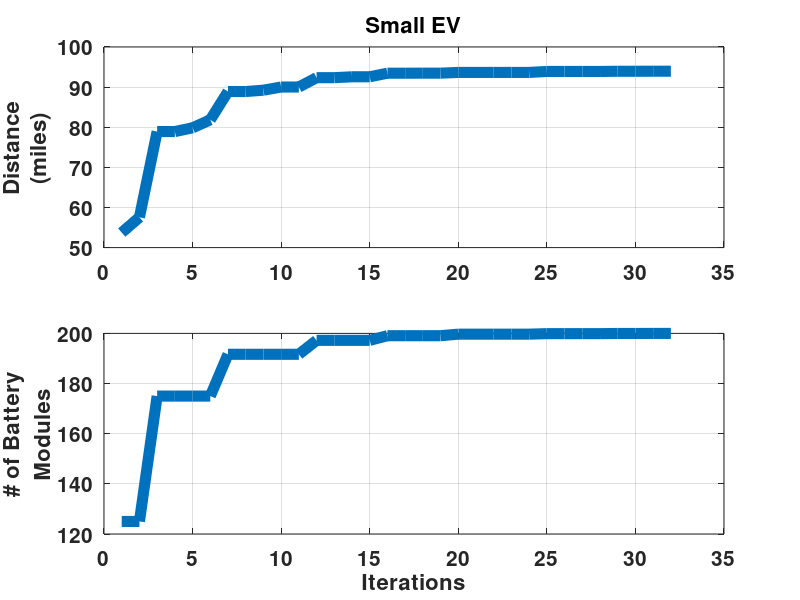

MATLAB code for this plot:
clear
%% small
load small_dist_MECH_555
Ds = 1.93*21; 

iter = small_electric_STEP_optimization.GLOBAL.f_min_hist.iter;
delta_soc = small_electric_STEP_optimization.GLOBAL.f_min_hist.c(:,1);
module_num = small_electric_STEP_optimization.GLOBAL.f_min_hist.x(:,3);
Dist = 1./(abs(delta_soc'))*Ds;

figure(1);
subplot(2,1,1)
plot(iter,Dist,'linewidth',8);
xlabel([]);
ylabel({'Distance', '(miles)'}),grid
set(gca,'FontSize',15,'fontWeight','bold')
set(findall(gcf,'type','text'),'FontSize',16,'fontWeight','bold')
title('Small EV')
subplot(2,1,2)
plot(iter,module_num,'linewidth',8);
xlabel('Iterations');
ylabel({'# of Battery', 'Modules'}),grid

set(gca,'FontSize',15,'fontWeight','bold')
set(findall(gcf,'type','text'),'FontSize',16,'fontWeight','bold')